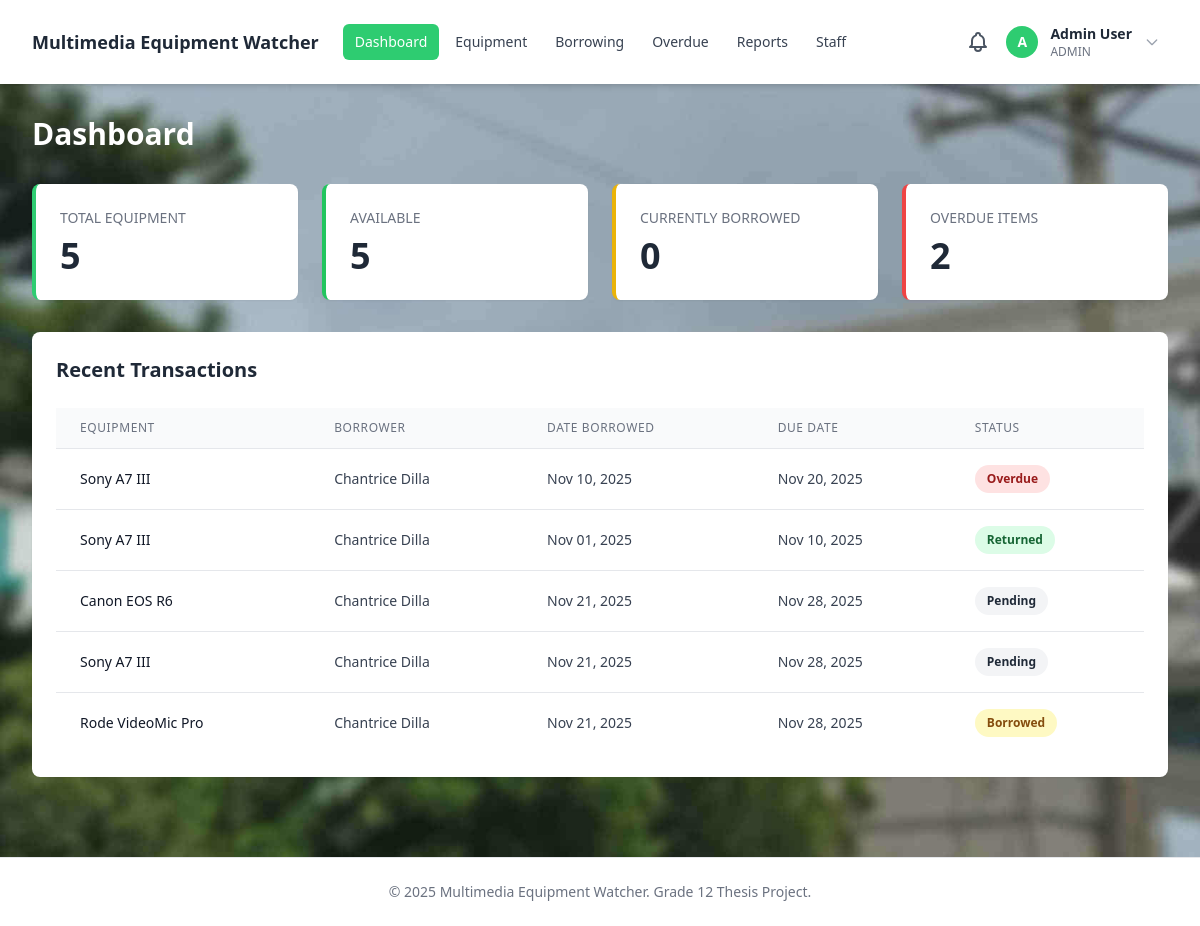
The page /dashboard.php (signed in) on the database as committed earlier.
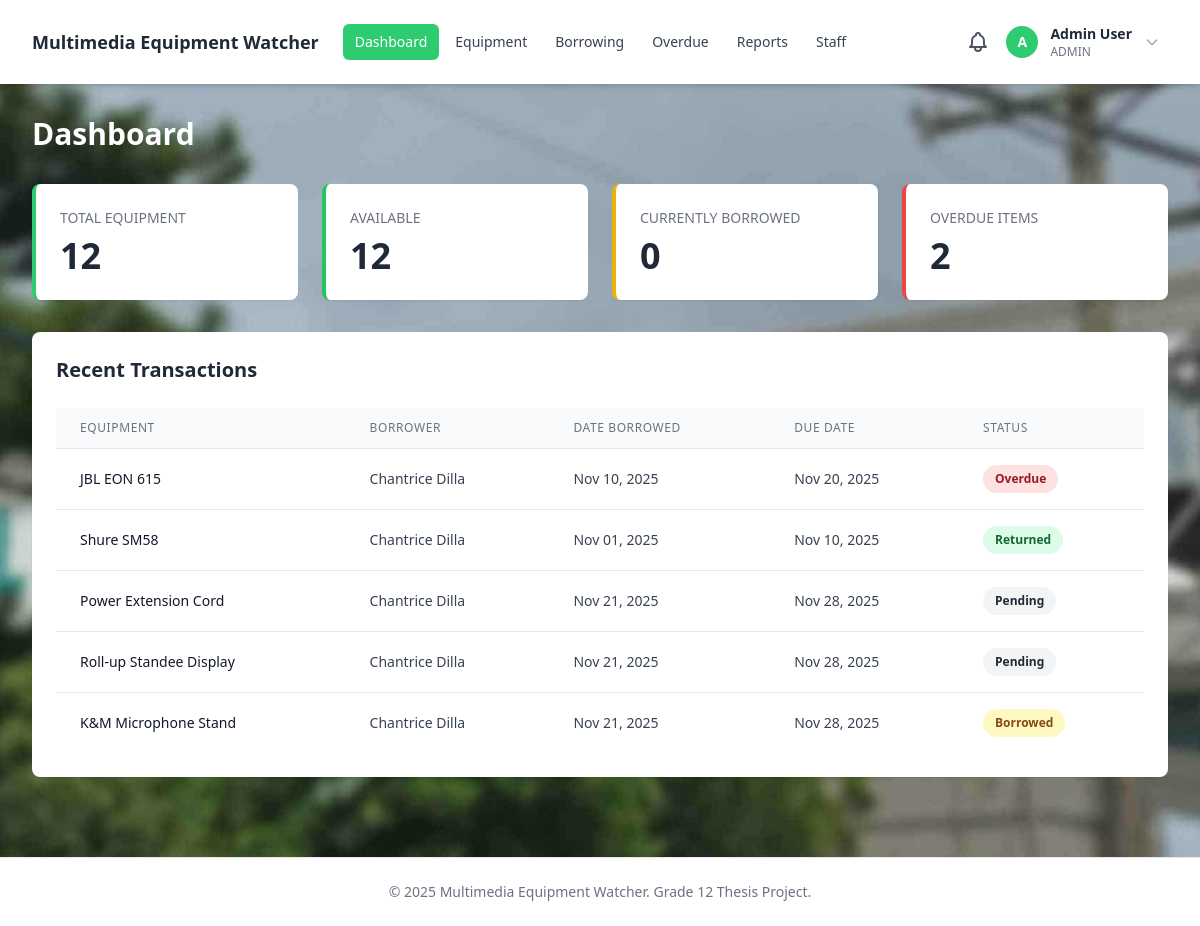
The same page on the database as committed later.
### tables this page shows
CREATE TABLE borrowing_transactions (
    id INT AUTO_INCREMENT PRIMARY KEY,
    equipment_id INT NOT NULL,
    user_id INT NOT NULL,
    quantity INT NOT NULL DEFAULT 1,
    quantity_returned INT NOT NULL DEFAULT 0,
    date_borrowed DATE NOT NULL,
    due_date DATE NOT NULL,
    date_returned DATE NULL,
    status ENUM('pending', 'borrowed', 'returned', 'partially_returned', 'lost', 'rejected', 'cancelled') NOT NULL DEFAULT 'pending',
    remarks TEXT NULL,
    created_at TIMESTAMP DEFAULT CURRENT_TIMESTAMP,
    FOREIGN KEY (equipment_id) REFERENCES equipment(id) ON DELETE CASCADE,
    FOREIGN KEY (user_id) REFERENCES users(id) ON DELETE CASCADE
);

CREATE TABLE equipment (
    id INT AUTO_INCREMENT PRIMARY KEY,
    name VARCHAR(100) NOT NULL,
    description TEXT,
    category VARCHAR(50),
    total_quantity INT NOT NULL DEFAULT 1,
    available_quantity INT NOT NULL DEFAULT 1,
    status ENUM('available', 'borrowed', 'damaged', 'lost') NOT NULL DEFAULT 'available',
    created_at TIMESTAMP DEFAULT CURRENT_TIMESTAMP
);

CREATE TABLE users (
    id INT AUTO_INCREMENT PRIMARY KEY,
    name VARCHAR(100) NOT NULL,
    email VARCHAR(100) NOT NULL UNIQUE,
    password VARCHAR(255) NOT NULL,
    role ENUM('admin', 'user') NOT NULL DEFAULT 'user',
    is_active TINYINT(1) NOT NULL DEFAULT 0,
    created_at TIMESTAMP DEFAULT CURRENT_TIMESTAMP
);

### config/database.php (called while the page is built, shortened)
<?php
function isAdmin() {
    return isset($_SESSION['role']) && $_SESSION['role'] === 'admin';
}
function getCurrentUser() {
    return [
        'id' => $_SESSION['user_id'] ?? null,
        'name' => $_SESSION['user_name'] ?? null,
        'email' => $_SESSION['user_email'] ?? null,
        'role' => $_SESSION['role'] ?? null
    ];
}

### dashboard.php (the view, shortened to what this page needs)
<?php
require_once './config/database.php';
require_once 'includes/header.php';
$pdo = getDBConnection();
$totalEquipment = $pdo->query("SELECT COUNT(*) FROM equipment")->fetchColumn();
$availableEquipment = $pdo->query("SELECT COUNT(*) FROM equipment WHERE status = 'available'")->fetchColumn();
$borrowedEquipment = $pdo->query("SELECT COUNT(*) FROM equipment WHERE status = 'borrowed'")->fetchColumn();
$overdueTransactions = $pdo->query("SELECT COUNT(*) FROM borrowing_transactions WHERE status = 'borrowed' AND due_date < CURDATE()")->fetchColumn();
$recentTransactions = $pdo->query("
    SELECT bt.*, e.name as equipment_name, u.name as borrower_name
    FROM borrowing_transactions bt
    JOIN equipment e ON bt.equipment_id = e.id
    JOIN users u ON bt.user_id = u.id
    ORDER BY bt.created_at DESC
    LIMIT 5
")->fetchAll();
?>
<div class="mb-8">
    <h2 class="text-3xl font-bold text-white">Dashboard</h2>
</div>
<div class="grid grid-cols-1 md:grid-cols-2 lg:grid-cols-4 gap-6 mb-8">
    <div class="bg-white rounded-lg shadow-sm p-6 border-l-4 border-primary">
        <h3 class="text-sm font-medium text-gray-500 uppercase mb-2">Total Equipment</h3>
        <p class="text-4xl font-bold text-gray-800"><?php echo $totalEquipment; ?></p>
    </div>
    <div class="bg-white rounded-lg shadow-sm p-6 border-l-4 border-green-500">
        <h3 class="text-sm font-medium text-gray-500 uppercase mb-2">Available</h3>
        <p class="text-4xl font-bold text-gray-800"><?php echo $availableEquipment; ?></p>
    </div>
    <div class="bg-white rounded-lg shadow-sm p-6 border-l-4 border-yellow-500">
        <h3 class="text-sm font-medium text-gray-500 uppercase mb-2">Currently Borrowed</h3>
        <p class="text-4xl font-bold text-gray-800"><?php echo $borrowedEquipment; ?></p>
    </div>
    <div class="bg-white rounded-lg shadow-sm p-6 border-l-4 border-red-500">
        <h3 class="text-sm font-medium text-gray-500 uppercase mb-2">Overdue Items</h3>
        <p class="text-4xl font-bold text-gray-800"><?php echo $overdueTransactions; ?></p>
    </div>
</div>
<div class="bg-white rounded-lg shadow-sm p-6">
    <h3 class="text-xl font-semibold text-gray-800 mb-6">Recent Transactions</h3>
    <?php if (count($recentTransactions) > 0): ?>
        <div class="overflow-x-auto">
            <table class="min-w-full divide-y divide-gray-200">
                <thead class="bg-gray-50">
                    <tr>
                        <th class="px-6 py-3 text-left text-xs font-medium text-gray-500 uppercase tracking-wider">Equipment</th>
                        <th class="px-6 py-3 text-left text-xs font-medium text-gray-500 uppercase tracking-wider">Borrower</th>
                        <th class="px-6 py-3 text-left text-xs font-medium text-gray-500 uppercase tracking-wider">Date Borrowed</th>
                        <th class="px-6 py-3 text-left text-xs font-medium text-gray-500 uppercase tracking-wider">Due Date</th>
                        <th class="px-6 py-3 text-left text-xs font-medium text-gray-500 uppercase tracking-wider">Status</th>
                    </tr>
                </thead>
                <tbody class="bg-white divide-y divide-gray-200">
                    <?php foreach ($recentTransactions as $transaction): ?>
                        <?php
                        $statusClass = 'bg-gray-100 text-gray-800';
                        $statusText = ucfirst($transaction['status']);
                        if ($transaction['status'] === 'returned') {
                            $statusClass = 'bg-green-100 text-green-800';
                        } elseif ($transaction['status'] === 'borrowed' && $transaction['due_date'] < date('Y-m-d')) {
                            $statusClass = 'bg-red-100 text-red-800';
                            $statusText = 'Overdue';
                        } elseif ($transaction['status'] === 'borrowed') {
                            $statusClass = 'bg-yellow-100 text-yellow-800';
                        }
                        ?>
                        <tr class="hover:bg-gray-50 cursor-pointer" onclick="window.location.href='/borrowing/edit-status.php?id=<?php echo $transaction['id']; ?>'">
                            <td class="px-6 py-4 whitespace-nowrap text-sm font-medium text-gray-900"><?php echo htmlspecialchars($transaction['equipment_name']); ?></td>
                            <td class="px-6 py-4 whitespace-nowrap text-sm text-gray-700"><?php echo htmlspecialchars($transaction['borrower_name'] ?? 'Unknown'); ?></td>
                            <td class="px-6 py-4 whitespace-nowrap text-sm text-gray-700"><?php echo date('M d, Y', strtotime($transaction['date_borrowed'])); ?></td>
                            <td class="px-6 py-4 whitespace-nowrap text-sm text-gray-700"><?php echo date('M d, Y', strtotime($transaction['due_date'])); ?></td>
                            <td class="px-6 py-4 whitespace-nowrap">
                                <span class="px-3 py-1 inline-flex text-xs leading-5 font-semibold rounded-full <?php echo $statusClass; ?>">
                                    <?php echo $statusText; ?>
                                </span>
                            </td>
                        </tr>
                    <?php endforeach; ?>
                </tbody>
            </table>
        </div>
    <?php endif; ?>
</div>
<?php require_once 'includes/footer.php'; ?>

### includes/header.php (shortened to what this page needs)
<?php
require_once __DIR__ . '/../config/database.php';
$currentUser = getCurrentUser();
$currentPage = basename($_SERVER['PHP_SELF']);
?>
<!DOCTYPE html>
<html lang="en">
<head>
    <script src="https://cdn.tailwindcss.com"></script>
    <link rel="stylesheet" href="/assets/css/background.css">
</head>
<body class="bg-enhanced">
    <header class="bg-white shadow-md sticky top-0 z-50 content-enhanced">
        <div class="max-w-7xl mx-auto px-4 sm:px-6 lg:px-8">
            <div class="hidden lg:flex justify-between items-center py-4">
                <div class="flex items-center space-x-6">
                    <div class="flex items-center space-x-2">
                        <h1 class="text-lg font-bold text-gray-800">Multimedia Equipment Watcher</h1>
                    </div>
                    <nav class="flex space-x-1">
                        <?php if (isAdmin()): ?>
                            <a href="/dashboard.php" class="px-3 py-2 text-sm font-medium rounded-md transition <?php echo $currentPage === 'dashboard.php' ? 'bg-primary text-white' : 'text-gray-700 hover:bg-gray-100'; ?>">Dashboard</a>
                            <a href="/equipment/list.php" class="px-3 py-2 text-sm font-medium rounded-md transition <?php echo strpos($_SERVER['PHP_SELF'], '/equipment/') !== false ? 'bg-primary text-white' : 'text-gray-700 hover:bg-gray-100'; ?>">Equipment</a>
                            <a href="/borrowing/list.php" class="px-3 py-2 text-sm font-medium rounded-md transition <?php echo strpos($_SERVER['PHP_SELF'], '/borrowing/') !== false ? 'bg-primary text-white' : 'text-gray-700 hover:bg-gray-100'; ?>">Borrowing</a>
                            <a href="/overdue/list.php" class="px-3 py-2 text-sm font-medium rounded-md transition <?php echo strpos($_SERVER['PHP_SELF'], '/overdue/') !== false ? 'bg-primary text-white' : 'text-gray-700 hover:bg-gray-100'; ?>">Overdue</a>
                            <a href="/reports/list.php" class="px-3 py-2 text-sm font-medium rounded-md transition <?php echo strpos($_SERVER['PHP_SELF'], '/reports/') !== false ? 'bg-primary text-white' : 'text-gray-700 hover:bg-gray-100'; ?>">Reports</a>
                            <a href="/staff/list.php" class="px-3 py-2 text-sm font-medium rounded-md transition <?php echo strpos($_SERVER['PHP_SELF'], '/staff/') !== false ? 'bg-primary text-white' : 'text-gray-700 hover:bg-gray-100'; ?>">Staff</a>
                        <?php endif; ?>
                    </nav>
                </div>
                <div class="flex flex-row items-center relative">
                    <div class="relative">
                        <button onclick="toggleNotificationDropdown('desktop')" class="relative p-2 text-gray-600 hover:bg-gray-100 rounded-lg transition">
                        </button>
                    </div>
                    <div>
                        <button onclick="toggleUserDropdown('desktop')" class="flex items-center space-x-3 text-sm rounded-lg hover:bg-gray-100 p-2 transition">
                            <div class="w-8 h-8 bg-primary rounded-full flex items-center justify-center text-white font-semibold">
                                <?php echo strtoupper(substr($currentUser['name'], 0, 1)); ?>
                            </div>
                            <div class="text-left">
                                <p class="text-sm font-semibold text-gray-800"><?php echo htmlspecialchars($currentUser['name']); ?></p>
                                <p class="text-xs text-gray-500 uppercase"><?php echo htmlspecialchars($currentUser['role']); ?></p>
                            </div>
                            <svg class="w-4 h-4 text-gray-400" fill="none" stroke="currentColor" viewBox="0 0 24 24">
                                <path stroke-linecap="round" stroke-linejoin="round" stroke-width="2" d="M19 9l-7 7-7-7"></path>
                            </svg>
                        </button>
                    </div>
                </div>
            </div>
        </div>
    </header>
    <main class="max-w-7xl mx-auto px-4 sm:px-6 lg:px-8 py-8">

### includes/footer.php
    </main>
    <footer class="bg-white border-t border-gray-200 mt-12">
        <div class="max-w-7xl mx-auto px-4 sm:px-6 lg:px-8 py-6">
            <p class="text-center text-sm text-gray-500">&copy; <?php echo date('Y'); ?> Multimedia Equipment Watcher. Grade 12 Thesis Project.</p>
        </div>
    </footer>
</body>
</html>

### assets/css/background.css (style rules this page uses)
.bg-enhanced { background-image: url('/images/background.jpg'); background-size: cover; background-position: center; background-attachment: fixed; position: relative; }

Rows that differ between the two databases and show on the page:
changed borrowing_transactions "Overdue": equipment.name "Sony A7 III" → "JBL EON 615"
changed borrowing_transactions "Returned": equipment.name "Sony A7 III" → "Shure SM58"
changed borrowing_transactions: equipment.name "Canon EOS R6" → "Power Extension Cord"
changed borrowing_transactions: equipment.name "Sony A7 III" → "Roll-up Standee Display"
changed borrowing_transactions "Borrowed": equipment.name "Rode VideoMic Pro" → "K&M Microphone Stand"
Other text that changed with them:
$totalEquipment: "5" → "12"
$availableEquipment: "5" → "12"
